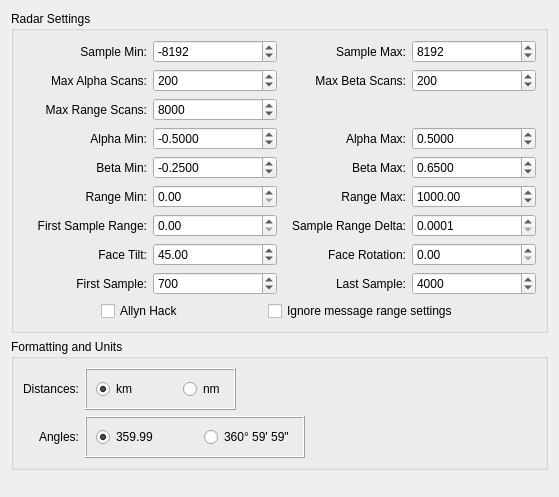
     <widget class="QWidget" name="general_" >
      <attribute name="title" >
       <string>General</string>
      </attribute>
      <layout class="QVBoxLayout" >
       <item>
        <widget class="QGroupBox" name="groupBox_3" >
         <property name="title" >
          <string>Radar Settings</string>
         </property>
         <layout class="QGridLayout" >
          <item row="0" column="0" >
           <widget class="QLabel" name="label_8" >
            <property name="text" >
             <string>Sample Min:</string>
            </property>
            <property name="alignment" >
             <set>Qt::AlignRight|Qt::AlignTrailing|Qt::AlignVCenter</set>
            </property>
           </widget>
          </item>
          <item row="0" column="1" >
           <widget class="QSpinBox" name="sampleMin_" >
            <property name="toolTip" >
             <string>Minimum sample value in all channels</string>
            </property>
            <property name="keyboardTracking" >
             <bool>false</bool>
            </property>
            <property name="minimum" >
             <number>-65535</number>
            </property>
            <property name="maximum" >
             <number>65535</number>
            </property>
            <property name="singleStep" >
             <number>1</number>
            </property>
            <property name="value" >
             <number>-8192</number>
            </property>
           </widget>
          </item>
          <item row="0" column="2" >
           <widget class="QLabel" name="label_9" >
            <property name="text" >
             <string>Sample Max:</string>
            </property>
            <property name="alignment" >
             <set>Qt::AlignRight|Qt::AlignTrailing|Qt::AlignVCenter</set>
            </property>
           </widget>
          </item>
          <item row="0" column="3" >
           <widget class="QSpinBox" name="sampleMax_" >
            <property name="toolTip" >
             <string>Maximum sample value in all channels</string>
            </property>
            <property name="keyboardTracking" >
             <bool>false</bool>
            </property>
            <property name="minimum" >
             <number>-65535</number>
            </property>
            <property name="maximum" >
             <number>65535</number>
            </property>
            <property name="singleStep" >
             <number>1</number>
            </property>
            <property name="value" >
             <number>8192</number>
            </property>
           </widget>
          </item>
          <item row="1" column="0" >
           <widget class="QLabel" name="label_15" >
            <property name="text" >
             <string>Max Alpha Scans:</string>
            </property>
            <property name="alignment" >
             <set>Qt::AlignRight|Qt::AlignTrailing|Qt::AlignVCenter</set>
            </property>
           </widget>
          </item>
          <item row="1" column="1" >
           <widget class="QSpinBox" name="alphaScans_" >
            <property name="toolTip" >
             <string>Minimum sample value in all channels</string>
            </property>
            <property name="keyboardTracking" >
             <bool>false</bool>
            </property>
            <property name="minimum" >
             <number>10</number>
            </property>
            <property name="maximum" >
             <number>99999</number>
            </property>
            <property name="singleStep" >
             <number>1</number>
            </property>
            <property name="value" >
             <number>200</number>
            </property>
           </widget>
          </item>
          <item row="1" column="2" >
           <widget class="QLabel" name="label_10" >
            <property name="text" >
             <string>Max Beta Scans:</string>
            </property>
            <property name="alignment" >
             <set>Qt::AlignRight|Qt::AlignTrailing|Qt::AlignVCenter</set>
            </property>
           </widget>
          </item>
          <item row="1" column="3" >
           <widget class="QSpinBox" name="betaScans_" >
            <property name="toolTip" >
             <string>Maximum sample value in all channels</string>
            </property>
            <property name="keyboardTracking" >
             <bool>false</bool>
            </property>
            <property name="minimum" >
             <number>10</number>
            </property>
            <property name="maximum" >
             <number>99999</number>
            </property>
            <property name="singleStep" >
             <number>1</number>
            </property>
            <property name="value" >
             <number>200</number>
            </property>
           </widget>
          </item>
          <item row="2" column="0" >
           <widget class="QLabel" name="label_21" >
            <property name="text" >
             <string>Max Range Scans:</string>
            </property>
            <property name="alignment" >
             <set>Qt::AlignRight|Qt::AlignTrailing|Qt::AlignVCenter</set>
            </property>
           </widget>
          </item>
          <item row="2" column="1" >
           <widget class="QSpinBox" name="rangeScans_" >
            <property name="toolTip" >
             <string>Maximum sample value in all channels</string>
            </property>
            <property name="keyboardTracking" >
             <bool>false</bool>
            </property>
            <property name="minimum" >
             <number>10</number>
            </property>
            <property name="maximum" >
             <number>99999</number>
            </property>
            <property name="singleStep" >
             <number>1</number>
            </property>
            <property name="value" >
             <number>8000</number>
            </property>
           </widget>
          </item>
          <item row="3" column="0" >
           <widget class="QLabel" name="label_53" >
            <property name="text" >
             <string>Alpha Min:</string>
            </property>
            <property name="alignment" >
             <set>Qt::AlignRight|Qt::AlignTrailing|Qt::AlignVCenter</set>
            </property>
           </widget>
          </item>
          <item row="3" column="1" >
           <widget class="QDoubleSpinBox" name="alphaMin_" >
            <property name="toolTip" >
             <string>Minimum range shown on the
vertical axis</string>
            </property>
            <property name="keyboardTracking" >
             <bool>false</bool>
            </property>
            <property name="suffix" >
             <string/>
            </property>
            <property name="decimals" >
             <number>4</number>
            </property>
            <property name="minimum" >
             <double>-1.000000000000000</double>
            </property>
            <property name="maximum" >
             <double>1.000000000000000</double>
            </property>
            <property name="singleStep" >
             <double>0.100000000000000</double>
            </property>
            <property name="value" >
             <double>-0.500000000000000</double>
            </property>
           </widget>
          </item>
          <item row="3" column="2" >
           <widget class="QLabel" name="label_54" >
            <property name="text" >
             <string>Alpha Max:</string>
            </property>
            <property name="alignment" >
             <set>Qt::AlignRight|Qt::AlignTrailing|Qt::AlignVCenter</set>
            </property>
           </widget>
          </item>
          <item row="3" column="3" >
           <widget class="QDoubleSpinBox" name="alphaMax_" >
            <property name="toolTip" >
             <string>Minimum range shown on the
vertical axis</string>
            </property>
            <property name="keyboardTracking" >
             <bool>false</bool>
            </property>
            <property name="suffix" >
             <string/>
            </property>
            <property name="decimals" >
             <number>4</number>
            </property>
            <property name="minimum" >
             <double>-1.000000000000000</double>
            </property>
            <property name="maximum" >
             <double>1.000000000000000</double>
            </property>
            <property name="singleStep" >
             <double>0.100000000000000</double>
            </property>
            <property name="value" >
             <double>0.500000000000000</double>
            </property>
           </widget>
          </item>
          <item row="4" column="0" >
           <widget class="QLabel" name="label_56" >
            <property name="text" >
             <string>Beta Min:</string>
            </property>
            <property name="alignment" >
             <set>Qt::AlignRight|Qt::AlignTrailing|Qt::AlignVCenter</set>
            </property>
           </widget>
          </item>
          <item row="4" column="1" >
           <widget class="QDoubleSpinBox" name="betaMin_" >
            <property name="toolTip" >
             <string>Minimum range shown on the
vertical axis</string>
            </property>
            <property name="keyboardTracking" >
             <bool>false</bool>
            </property>
            <property name="suffix" >
             <string/>
            </property>
            <property name="decimals" >
             <number>4</number>
            </property>
            <property name="minimum" >
             <double>-1.000000000000000</double>
            </property>
            <property name="maximum" >
             <double>1.000000000000000</double>
            </property>
            <property name="singleStep" >
             <double>0.100000000000000</double>
            </property>
            <property name="value" >
             <double>-0.250000000000000</double>
            </property>
           </widget>
          </item>
          <item row="4" column="2" >
           <widget class="QLabel" name="label_55" >
            <property name="text" >
             <string>Beta Max:</string>
            </property>
            <property name="alignment" >
             <set>Qt::AlignRight|Qt::AlignTrailing|Qt::AlignVCenter</set>
            </property>
           </widget>
          </item>
          <item row="4" column="3" >
           <widget class="QDoubleSpinBox" name="betaMax_" >
            <property name="toolTip" >
             <string>Minimum range shown on the
vertical axis</string>
            </property>
            <property name="keyboardTracking" >
             <bool>false</bool>
            </property>
            <property name="suffix" >
             <string/>
            </property>
            <property name="decimals" >
             <number>4</number>
            </property>
            <property name="minimum" >
             <double>-1.000000000000000</double>
            </property>
            <property name="maximum" >
             <double>1.000000000000000</double>
            </property>
            <property name="singleStep" >
             <double>0.100000000000000</double>
            </property>
            <property name="value" >
             <double>0.650000000000000</double>
            </property>
           </widget>
          </item>
          <item row="5" column="0" >
           <widget class="QLabel" name="label_57" >
            <property name="text" >
             <string>Range Min:</string>
            </property>
            <property name="alignment" >
             <set>Qt::AlignRight|Qt::AlignTrailing|Qt::AlignVCenter</set>
            </property>
           </widget>
          </item>
          <item row="5" column="1" >
           <widget class="QDoubleSpinBox" name="rangeMin_" >
            <property name="toolTip" >
             <string>Minimum range shown on the
vertical axis</string>
            </property>
            <property name="keyboardTracking" >
             <bool>false</bool>
            </property>
            <property name="suffix" >
             <string/>
            </property>
            <property name="decimals" >
             <number>2</number>
            </property>
            <property name="minimum" >
             <double>0.000000000000000</double>
            </property>
            <property name="maximum" >
             <double>99999.000000000000000</double>
            </property>
            <property name="value" >
             <double>0.000000000000000</double>
            </property>
           </widget>
          </item>
          <item row="5" column="2" >
           <widget class="QLabel" name="label_58" >
            <property name="text" >
             <string>Range Max:</string>
            </property>
            <property name="alignment" >
             <set>Qt::AlignRight|Qt::AlignTrailing|Qt::AlignVCenter</set>
            </property>
           </widget>
          </item>
          <item row="5" column="3" >
           <widget class="QDoubleSpinBox" name="rangeMax_" >
            <property name="toolTip" >
             <string>Minimum range shown on the
vertical axis</string>
            </property>
            <property name="keyboardTracking" >
             <bool>false</bool>
            </property>
            <property name="suffix" >
             <string/>
            </property>
            <property name="decimals" >
             <number>2</number>
            </property>
            <property name="minimum" >
             <double>0.000000000000000</double>
            </property>
            <property name="maximum" >
             <double>99999.000000000000000</double>
            </property>
            <property name="value" >
             <double>1000.000000000000000</double>
            </property>
           </widget>
          </item>
          <item row="6" column="0" >
           <widget class="QLabel" name="label_59" >
            <property name="text" >
             <string>First Sample Range:</string>
            </property>
            <property name="alignment" >
             <set>Qt::AlignRight|Qt::AlignTrailing|Qt::AlignVCenter</set>
            </property>
           </widget>
          </item>
          <item row="6" column="1" >
           <widget class="QDoubleSpinBox" name="sampleRangeMin_" >
            <property name="toolTip" >
             <string>Minimum range shown on the
vertical axis</string>
            </property>
            <property name="keyboardTracking" >
             <bool>false</bool>
            </property>
            <property name="suffix" >
             <string/>
            </property>
            <property name="decimals" >
             <number>2</number>
            </property>
            <property name="minimum" >
             <double>0.000000000000000</double>
            </property>
            <property name="maximum" >
             <double>10000.000000000000000</double>
            </property>
            <property name="value" >
             <double>0.000000000000000</double>
            </property>
           </widget>
          </item>
          <item row="6" column="2" >
           <widget class="QLabel" name="label_60" >
            <property name="text" >
             <string>Sample Range Delta:</string>
            </property>
            <property name="alignment" >
             <set>Qt::AlignRight|Qt::AlignTrailing|Qt::AlignVCenter</set>
            </property>
           </widget>
          </item>
          <item row="6" column="3" >
           <widget class="QDoubleSpinBox" name="sampleRangeFactor_" >
            <property name="toolTip" >
             <string>Minimum range shown on the
vertical axis</string>
            </property>
            <property name="keyboardTracking" >
             <bool>false</bool>
            </property>
            <property name="suffix" >
             <string/>
            </property>
            <property name="decimals" >
             <number>4</number>
            </property>
            <property name="minimum" >
             <double>0.000100000000000</double>
            </property>
            <property name="maximum" >
             <double>99999.000000000000000</double>
            </property>
            <property name="value" >
             <double>0.000100000000000</double>
            </property>
           </widget>
          </item>
          <item row="7" column="0" >
           <widget class="QLabel" name="label_43" >
            <property name="text" >
             <string>Face Tilt:</string>
            </property>
            <property name="alignment" >
             <set>Qt::AlignRight|Qt::AlignTrailing|Qt::AlignVCenter</set>
            </property>
           </widget>
          </item>
          <item row="7" column="1" >
           <widget class="QDoubleSpinBox" name="faceTilt_" >
            <property name="toolTip" >
             <string>Minimum range shown on the
vertical axis</string>
            </property>
            <property name="keyboardTracking" >
             <bool>false</bool>
            </property>
            <property name="suffix" >
             <string/>
            </property>
            <property name="maximum" >
             <double>359.990000000000009</double>
            </property>
            <property name="value" >
             <double>45.000000000000000</double>
            </property>
           </widget>
          </item>
          <item row="7" column="2" >
           <widget class="QLabel" name="label_45" >
            <property name="text" >
             <string>Face Rotation:</string>
            </property>
            <property name="alignment" >
             <set>Qt::AlignRight|Qt::AlignTrailing|Qt::AlignVCenter</set>
            </property>
           </widget>
          </item>
          <item row="7" column="3" >
           <widget class="QDoubleSpinBox" name="faceRotation_" >
            <property name="toolTip" >
             <string>Minimum range shown on the
vertical axis</string>
            </property>
            <property name="keyboardTracking" >
             <bool>false</bool>
            </property>
            <property name="suffix" >
             <string/>
            </property>
            <property name="maximum" >
             <double>359.990000000000009</double>
            </property>
            <property name="value" >
             <double>0.000000000000000</double>
            </property>
           </widget>
          </item>
          <item row="8" column="0" >
           <widget class="QLabel" name="label_17" >
            <property name="text" >
             <string>First Sample:</string>
            </property>
            <property name="alignment" >
             <set>Qt::AlignRight|Qt::AlignTrailing|Qt::AlignVCenter</set>
            </property>
           </widget>
          </item>
          <item row="8" column="1" >
           <widget class="QSpinBox" name="firstSample_" >
            <property name="toolTip" >
             <string>Minimum sample value in all channels</string>
            </property>
            <property name="keyboardTracking" >
             <bool>false</bool>
            </property>
            <property name="minimum" >
             <number>0</number>
            </property>
            <property name="maximum" >
             <number>65535</number>
            </property>
            <property name="singleStep" >
             <number>1</number>
            </property>
            <property name="value" >
             <number>700</number>
            </property>
           </widget>
          </item>
          <item row="8" column="2" >
           <widget class="QLabel" name="label_19" >
            <property name="text" >
             <string>Last Sample:</string>
            </property>
            <property name="alignment" >
             <set>Qt::AlignRight|Qt::AlignTrailing|Qt::AlignVCenter</set>
            </property>
           </widget>
          </item>
          <item row="8" column="3" >
           <widget class="QSpinBox" name="lastSample_" >
            <property name="toolTip" >
             <string>Minimum sample value in all channels</string>
            </property>
            <property name="keyboardTracking" >
             <bool>false</bool>
            </property>
            <property name="minimum" >
             <number>0</number>
            </property>
            <property name="maximum" >
             <number>65535</number>
            </property>
            <property name="singleStep" >
             <number>1</number>
            </property>
            <property name="value" >
             <number>4000</number>
            </property>
           </widget>
          </item>
          <item row="9" column="0" colspan="4" >
           <layout class="QHBoxLayout" >
            <item>
             <spacer>
              <property name="orientation" >
               <enum>Qt::Horizontal</enum>
              </property>
              <property name="sizeHint" >
               <size>
                <width>40</width>
                <height>20</height>
               </size>
              </property>
             </spacer>
            </item>
            <item>
             <widget class="QCheckBox" name="allynHack_" >
              <property name="text" >
               <string>Allyn Hack</string>
              </property>
             </widget>
            </item>
            <item>
             <spacer>
              <property name="orientation" >
               <enum>Qt::Horizontal</enum>
              </property>
              <property name="sizeHint" >
               <size>
                <width>40</width>
                <height>20</height>
               </size>
              </property>
             </spacer>
            </item>
            <item>
             <widget class="QCheckBox" name="ignoreMessageRangeSettings_" >
              <property name="text" >
               <string>Ignore message range settings</string>
              </property>
             </widget>
            </item>
            <item>
             <spacer>
              <property name="orientation" >
               <enum>Qt::Horizontal</enum>
              </property>
              <property name="sizeHint" >
               <size>
                <width>40</width>
                <height>20</height>
               </size>
              </property>
             </spacer>
            </item>
           </layout>
          </item>
         </layout>
        </widget>
       </item>
       <item>
        <widget class="QGroupBox" name="groupBox_4" >
         <property name="sizePolicy" >
          <sizepolicy vsizetype="Preferred" hsizetype="Preferred" >
           <horstretch>0</horstretch>
           <verstretch>0</verstretch>
          </sizepolicy>
         </property>
         <property name="title" >
          <string>Formatting and Units</string>
         </property>
         <layout class="QGridLayout" >
          <item row="0" column="0" >
           <widget class="QLabel" name="label_2" >
            <property name="text" >
             <string>Distances:</string>
            </property>
            <property name="alignment" >
             <set>Qt::AlignRight|Qt::AlignTrailing|Qt::AlignVCenter</set>
            </property>
           </widget>
          </item>
          <item row="0" column="1" >
           <widget class="QFrame" name="frame" >
            <property name="sizePolicy" >
             <sizepolicy vsizetype="Fixed" hsizetype="Fixed" >
              <horstretch>0</horstretch>
              <verstretch>0</verstretch>
             </sizepolicy>
            </property>
            <property name="frameShape" >
             <enum>QFrame::Box</enum>
            </property>
            <property name="frameShadow" >
             <enum>QFrame::Raised</enum>
            </property>
            <layout class="QHBoxLayout" >
             <item>
              <widget class="QRadioButton" name="distanceUnitsKm_" >
               <property name="text" >
                <string>km</string>
               </property>
               <property name="checked" >
                <bool>true</bool>
               </property>
              </widget>
             </item>
             <item>
              <spacer>
               <property name="orientation" >
                <enum>Qt::Horizontal</enum>
               </property>
               <property name="sizeHint" >
                <size>
                 <width>40</width>
                 <height>20</height>
                </size>
               </property>
              </spacer>
             </item>
             <item>
              <widget class="QRadioButton" name="distanceUnitsNm_" >
               <property name="text" >
                <string>nm</string>
               </property>
               <property name="checked" >
                <bool>false</bool>
               </property>
              </widget>
             </item>
            </layout>
           </widget>
          </item>
          <item row="0" column="2" colspan="2" >
           <spacer>
            <property name="orientation" >
             <enum>Qt::Horizontal</enum>
            </property>
            <property name="sizeHint" >
             <size>
              <width>171</width>
              <height>20</height>
             </size>
            </property>
           </spacer>
          </item>
          <item row="1" column="0" >
           <widget class="QLabel" name="label" >
            <property name="text" >
             <string>Angles:</string>
            </property>
            <property name="alignment" >
             <set>Qt::AlignRight|Qt::AlignTrailing|Qt::AlignVCenter</set>
            </property>
           </widget>
          </item>
          <item row="1" column="1" colspan="2" >
           <widget class="QFrame" name="frame_2" >
            <property name="sizePolicy" >
             <sizepolicy vsizetype="Fixed" hsizetype="Fixed" >
              <horstretch>0</horstretch>
              <verstretch>0</verstretch>
             </sizepolicy>
            </property>
            <property name="frameShape" >
             <enum>QFrame::Box</enum>
            </property>
            <property name="frameShadow" >
             <enum>QFrame::Raised</enum>
            </property>
            <layout class="QHBoxLayout" >
             <item>
              <widget class="QRadioButton" name="angleFormatDecimal_" >
               <property name="text" >
                <string>359.99</string>
               </property>
               <property name="checked" >
                <bool>true</bool>
               </property>
              </widget>
             </item>
             <item>
              <spacer>
               <property name="orientation" >
                <enum>Qt::Horizontal</enum>
               </property>
               <property name="sizeHint" >
                <size>
                 <width>40</width>
                 <height>20</height>
                </size>
               </property>
              </spacer>
             </item>
             <item>
              <widget class="QRadioButton" name="angleFormatMinSec_" >
               <property name="text" >
                <string>360° 59' 59"</string>
               </property>
               <property name="checked" >
                <bool>false</bool>
               </property>
              </widget>
             </item>
            </layout>
           </widget>
          </item>
          <item row="1" column="3" >
           <spacer>
            <property name="orientation" >
             <enum>Qt::Horizontal</enum>
            </property>
            <property name="sizeHint" >
             <size>
              <width>81</width>
              <height>20</height>
             </size>
            </property>
           </spacer>
          </item>
         </layout>
        </widget>
       </item>
       <item>
        <spacer>
         <property name="orientation" >
          <enum>Qt::Vertical</enum>
         </property>
         <property name="sizeHint" >
          <size>
           <width>537</width>
           <height>16</height>
          </size>
         </property>
        </spacer>
       </item>
      </layout>
     </widget>
